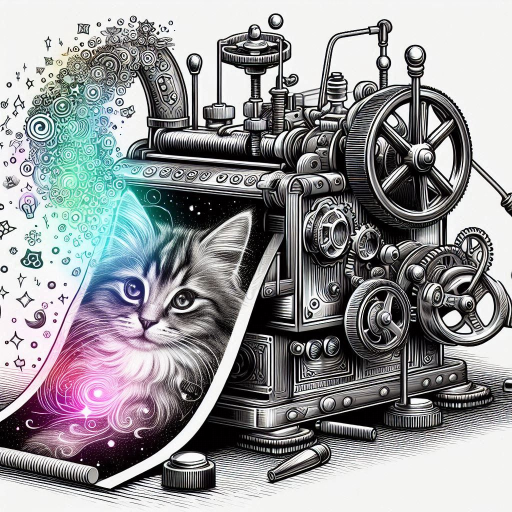
#> input picture splash_image.jpeg, 1024 x 1024 px (shown at 1/2 size); its folder holds only this picture in this run
$ python -i converter_imagens.py   (imports and definitions only)
#> lines starting #> are read from the running program, lines starting #| are printed output that depends on the picture
#> further down, picture is the input picture: PIL image 1024x1024 RGB; mean R, G, B 149.3, 149.7, 152.3
import os
from tkinter import Tk, Label, Button, filedialog, messagebox, Checkbutton, IntVar, ttk
from PIL import Image
import numpy as np
import cv2

# Function to remove the background using OpenCV's GrabCut
def remove_background_opencv(image):
    img = np.array(image.convert('RGB'))  # Convert PIL image to numpy array
    mask = np.zeros(img.shape[:2], np.uint8)

    bgd_model = np.zeros((1, 65), np.float64)
    fgd_model = np.zeros((1, 65), np.float64)

    rect = (50, 50, img.shape[1] - 50, img.shape[0] - 50)
#> rect = (50, 50, 974, 974)
    cv2.grabCut(img, mask, rect, bgd_model, fgd_model, 5, cv2.GC_INIT_WITH_RECT)

    mask2 = np.where((mask == 2) | (mask == 0), 0, 1).astype('uint8')
    img = img * mask2[:, :, np.newaxis]
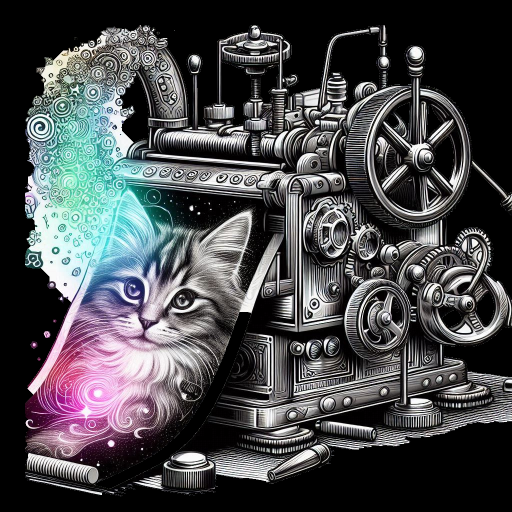
#> img: shape (1024, 1024, 3) (shown at 1/2 size); mean R, G, B 72.6, 73.2, 75.9

    img_rgba = cv2.cvtColor(img, cv2.COLOR_BGR2BGRA)
    img_rgba[:, :, 3] = mask2 * 255
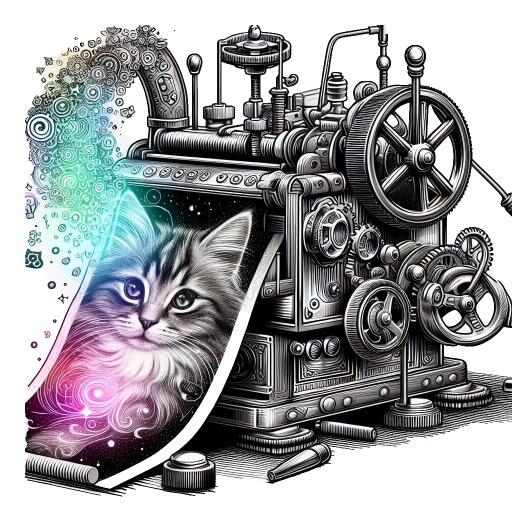
#> img_rgba: shape (1024, 1024, 4) (shown at 1/2 size); mean R, G, B, A 72.6, 73.2, 75.9, 170.9; transparent parts drawn white

    return Image.fromarray(img_rgba, 'RGBA')

# Function to adjust DPI, with optional resampling
# [19 lines left out: function adjust_dpi_and_resize, not called in this run]

# GUI Application
class ImageConverterApp:
    # [120 lines left out: functions __init__, select_input_folder, select_output_folder, convert_images, not called in this run]

# Run the app
# [4 lines not run here, left out]

>>> from PIL import Image
>>> picture = Image.open('splash_image.jpeg')
>>> result = remove_background_opencv(picture)
